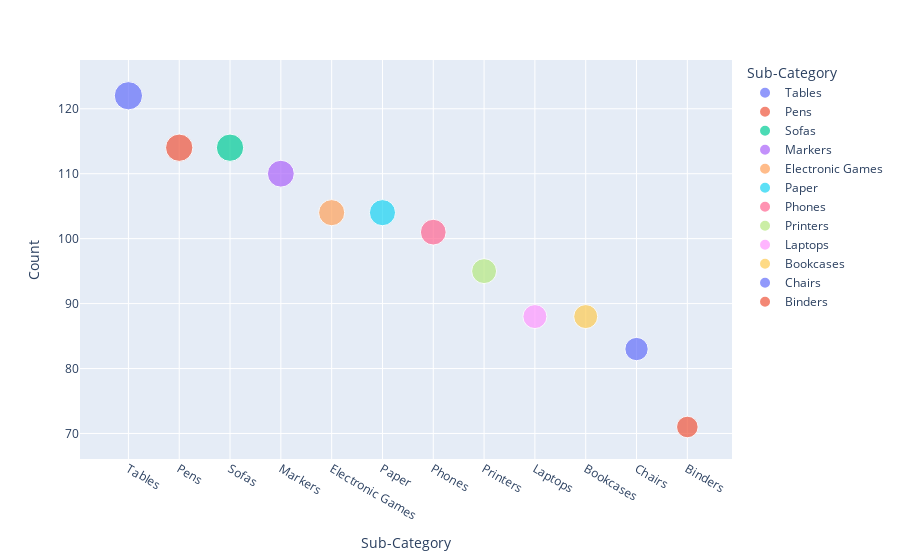

Notebook cell for this chart:
### Code cell
px.scatter(data_frame= sub_category_counts,
            x = 'Sub-Category',
            y = 'Count',
            color= 'Sub-Category',
            size= 'Count',
            ).update_traces(texttemplate='%{text}')

### Figure 1 — Plotly figure (JSON) as saved in the notebook; plotly's stock layout.template omitted (floating-point values rounded to 4 significant figures)
{"data": [{"hovertemplate": "Sub-Category=%{x}<br>Count=%{marker.size}<extra></extra>", "legendgroup": "Tables", "marker": {"color": "#636efa", "size": [122], "sizemode": "area", "sizeref": 0.305, "symbol": "circle"}, "mode": "markers", "name": "Tables", "orientation": "v", "showlegend": true, "texttemplate": "%{text}", "type": "scatter", "x": ["Tables"], "xaxis": "x", "y": [122], "yaxis": "y"}, {"hovertemplate": "Sub-Category=%{x}<br>Count=%{marker.size}<extra></extra>", "legendgroup": "Pens", "marker": {"color": "#EF553B", "size": [114], "sizemode": "area", "sizeref": 0.305, "symbol": "circle"}, "mode": "markers", "name": "Pens", "orientation": "v", "showlegend": true, "texttemplate": "%{text}", "type": "scatter", "x": ["Pens"], "xaxis": "x", "y": [114], "yaxis": "y"}, {"hovertemplate": "Sub-Category=%{x}<br>Count=%{marker.size}<extra></extra>", "legendgroup": "Sofas", "marker": {"color": "#00cc96", "size": [114], "sizemode": "area", "sizeref": 0.305, "symbol": "circle"}, "mode": "markers", "name": "Sofas", "orientation": "v", "showlegend": true, "texttemplate": "%{text}", "type": "scatter", "x": ["Sofas"], "xaxis": "x", "y": [114], "yaxis": "y"}, {"hovertemplate": "Sub-Category=%{x}<br>Count=%{marker.size}<extra></extra>", "legendgroup": "Markers", "marker": {"color": "#ab63fa", "size": [110], "sizemode": "area", "sizeref": 0.305, "symbol": "circle"}, "mode": "markers", "name": "Markers", "orientation": "v", "showlegend": true, "texttemplate": "%{text}", "type": "scatter", "x": ["Markers"], "xaxis": "x", "y": [110], "yaxis": "y"}, {"hovertemplate": "Sub-Category=%{x}<br>Count=%{marker.size}<extra></extra>", "legendgroup": "Electronic Games", "marker": {"color": "#FFA15A", "size": [104], "sizemode": "area", "sizeref": 0.305, "symbol": "circle"}, "mode": "markers", "name": "Electronic Games", "orientation": "v", "showlegend": true, "texttemplate": "%{text}", "type": "scatter", "x": ["Electronic Games"], "xaxis": "x", "y": [104], "yaxis": "y"}, {"hovertemplate": "Sub-Category=%{x}<br>Count=%{marker.size}<extra></extra>", "legendgroup": "Paper", "marker": {"color": "#19d3f3", "size": [104], "sizemode": "area", "sizeref": 0.305, "symbol": "circle"}, "mode": "markers", "name": "Paper", "orientation": "v", "showlegend": true, "texttemplate": "%{text}", "type": "scatter", "x": ["Paper"], "xaxis": "x", "y": [104], "yaxis": "y"}, {"hovertemplate": "Sub-Category=%{x}<br>Count=%{marker.size}<extra></extra>", "legendgroup": "Phones", "marker": {"color": "#FF6692", "size": [101], "sizemode": "area", "sizeref": 0.305, "symbol": "circle"}, "mode": "markers", "name": "Phones", "orientation": "v", "showlegend": true, "texttemplate": "%{text}", "type": "scatter", "x": ["Phones"], "xaxis": "x", "y": [101], "yaxis": "y"}, {"hovertemplate": "Sub-Category=%{x}<br>Count=%{marker.size}<extra></extra>", "legendgroup": "Printers", "marker": {"color": "#B6E880", "size": [95], "sizemode": "area", "sizeref": 0.305, "symbol": "circle"}, "mode": "markers", "name": "Printers", "orientation": "v", "showlegend": true, "texttemplate": "%{text}", "type": "scatter", "x": ["Printers"], "xaxis": "x", "y": [95], "yaxis": "y"}, {"hovertemplate": "Sub-Category=%{x}<br>Count=%{marker.size}<extra></extra>", "legendgroup": "Laptops", "marker": {"color": "#FF97FF", "size": [88], "sizemode": "area", "sizeref": 0.305, "symbol": "circle"}, "mode": "markers", "name": "Laptops", "orientation": "v", "showlegend": true, "texttemplate": "%{text}", "type": "scatter", "x": ["Laptops"], "xaxis": "x", "y": [88], "yaxis": "y"}, {"hovertemplate": "Sub-Category=%{x}<br>Count=%{marker.size}<extra></extra>", "legendgroup": "Bookcases", "marker": {"color": "#FECB52", "size": [88], "sizemode": "area", "sizeref": 0.305, "symbol": "circle"}, "mode": "markers", "name": "Bookcases", "orientation": "v", "showlegend": true, "texttemplate": "%{text}", "type": "scatter", "x": ["Bookcases"], "xaxis": "x", "y": [88], "yaxis": "y"}, {"hovertemplate": "Sub-Category=%{x}<br>Count=%{marker.size}<extra></extra>", "legendgroup": "Chairs", "marker": {"color": "#636efa", "size": [83], "sizemode": "area", "sizeref": 0.305, "symbol": "circle"}, "mode": "markers", "name": "Chairs", "orientation": "v", "showlegend": true, "texttemplate": "%{text}", "type": "scatter", "x": ["Chairs"], "xaxis": "x", "y": [83], "yaxis": "y"}, {"hovertemplate": "Sub-Category=%{x}<br>Count=%{marker.size}<extra></extra>", "legendgroup": "Binders", "marker": {"color": "#EF553B", "size": [71], "sizemode": "area", "sizeref": 0.305, "symbol": "circle"}, "mode": "markers", "name": "Binders", "orientation": "v", "showlegend": true, "texttemplate": "%{text}", "type": "scatter", "x": ["Binders"], "xaxis": "x", "y": [71], "yaxis": "y"}], "layout": {"legend": {"itemsizing": "constant", "title": {"text": "Sub-Category"}, "tracegroupgap": 0}, "margin": {"t": 60}, "xaxis": {"anchor": "y", "categoryarray": ["Tables", "Pens", "Sofas", "Markers", "Electronic Games", "Paper", "Phones", "Printers", "Laptops", "Bookcases", "Chairs", "Binders"], "categoryorder": "array", "domain": [0, 1], "title": {"text": "Sub-Category"}}, "yaxis": {"anchor": "x", "domain": [0, 1], "title": {"text": "Count"}}}}
